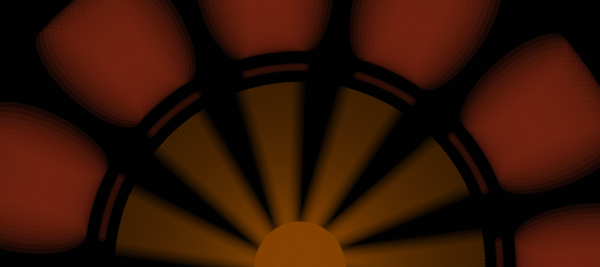
Frame 1 (no input)
Frame 60 (the mouse pressed at the canvas centre just before this capture): identical to frame 1, image omitted
Frame 120 (the mouse held since frame 60 and released just before this capture): identical to frame 1, image omitted

The Processing sketch that drew this single still picture (run headless with seeded random() and noise(); from frame 60 on, the mouse is pressed at the canvas centre):

// Processing sketch: processing_33149
// ── processing_33149.pde

void setup() {
  int mega; //This is the main variable used for repetition
  int obSize = 5; //This variable allows me to play with linking the size of the shapes.
  smooth();
  size(600,267);
  translate(width/2, height);//Translate is critical for the fan shape.
  // It repositions the grid in the bottom-centre of the canvas
  background(1);

  for(mega = 0; mega< 200; mega =mega +1) {//This statement controls repetition
    rotate(4); // Less rotation to create separation for the spokes
    fill(133,67,3,30);//Transparency is high in this iteration to create movement
    ellipse(0,13,obSize*13,obSize*13);
    rect(0,0,obSize*3,obSize*37); //ellongated rectangle for spokes
    stroke(10);
    fill(122,38,13,50);
    noStroke();
    ellipse(0,283,53,obSize*27);
    ellipse(0,200,8,8);
  }
}
void draw() {
}
